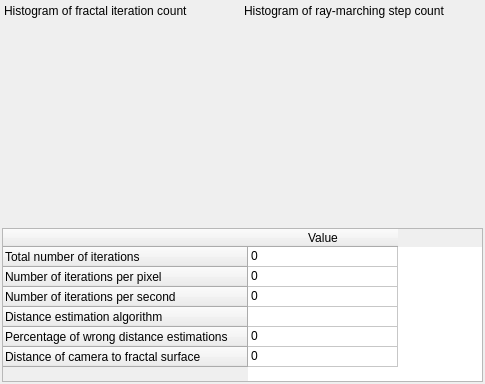
<?xml version="1.0" encoding="UTF-8"?>
<ui version="4.0">
 <class>cDockStatistics</class>
 <widget class="QWidget" name="cDockStatistics">
  <property name="geometry">
   <rect>
    <x>0</x>
    <y>0</y>
    <width>485</width>
    <height>384</height>
   </rect>
  </property>
  <property name="windowTitle">
   <string>Form</string>
  </property>
  <layout class="QVBoxLayout" name="verticalLayout" stretch="1,0">
   <property name="leftMargin">
    <number>2</number>
   </property>
   <property name="topMargin">
    <number>2</number>
   </property>
   <property name="rightMargin">
    <number>2</number>
   </property>
   <property name="bottomMargin">
    <number>2</number>
   </property>
   <item>
    <layout class="QHBoxLayout" name="horizontalLayout_17">
     <property name="spacing">
      <number>2</number>
     </property>
     <property name="leftMargin">
      <number>2</number>
     </property>
     <property name="topMargin">
      <number>2</number>
     </property>
     <property name="rightMargin">
      <number>2</number>
     </property>
     <property name="bottomMargin">
      <number>2</number>
     </property>
     <item>
      <layout class="QVBoxLayout" name="verticalLayout_histogram_iter">
       <item>
        <widget class="QLabel" name="label_hist_iter">
         <property name="sizePolicy">
          <sizepolicy hsizetype="Preferred" vsizetype="Maximum">
           <horstretch>0</horstretch>
           <verstretch>0</verstretch>
          </sizepolicy>
         </property>
         <property name="text">
          <string>Histogram of fractal iteration count</string>
         </property>
        </widget>
       </item>
       <item>
        <widget class="MyHistogramLabel" name="label_histogram_iter">
         <property name="sizePolicy">
          <sizepolicy hsizetype="Preferred" vsizetype="Expanding">
           <horstretch>0</horstretch>
           <verstretch>0</verstretch>
          </sizepolicy>
         </property>
         <property name="minimumSize">
          <size>
           <width>0</width>
           <height>40</height>
          </size>
         </property>
        </widget>
       </item>
      </layout>
     </item>
     <item>
      <layout class="QVBoxLayout" name="verticalLayout_histogram_de">
       <item>
        <widget class="QLabel" name="label_hist_de">
         <property name="sizePolicy">
          <sizepolicy hsizetype="Preferred" vsizetype="Maximum">
           <horstretch>0</horstretch>
           <verstretch>0</verstretch>
          </sizepolicy>
         </property>
         <property name="minimumSize">
          <size>
           <width>0</width>
           <height>0</height>
          </size>
         </property>
         <property name="text">
          <string>Histogram of ray-marching step count</string>
         </property>
        </widget>
       </item>
       <item>
        <widget class="MyHistogramLabel" name="label_histogram_de">
         <property name="sizePolicy">
          <sizepolicy hsizetype="Preferred" vsizetype="Expanding">
           <horstretch>0</horstretch>
           <verstretch>0</verstretch>
          </sizepolicy>
         </property>
         <property name="minimumSize">
          <size>
           <width>0</width>
           <height>40</height>
          </size>
         </property>
        </widget>
       </item>
      </layout>
     </item>
    </layout>
   </item>
   <item>
    <widget class="QTableWidget" name="tableWidget_statistics">
     <property name="sizePolicy">
      <sizepolicy hsizetype="Expanding" vsizetype="MinimumExpanding">
       <horstretch>0</horstretch>
       <verstretch>0</verstretch>
      </sizepolicy>
     </property>
     <property name="sizeAdjustPolicy">
      <enum>QAbstractScrollArea::AdjustToContents</enum>
     </property>
     <property name="showGrid">
      <bool>true</bool>
     </property>
     <attribute name="horizontalHeaderDefaultSectionSize">
      <number>150</number>
     </attribute>
     <attribute name="horizontalHeaderMinimumSectionSize">
      <number>14</number>
     </attribute>
     <attribute name="verticalHeaderCascadingSectionResizes">
      <bool>false</bool>
     </attribute>
     <attribute name="verticalHeaderDefaultSectionSize">
      <number>20</number>
     </attribute>
     <attribute name="verticalHeaderMinimumSectionSize">
      <number>14</number>
     </attribute>
     <row>
      <property name="text">
       <string>Total number of iterations</string>
      </property>
     </row>
     <row>
      <property name="text">
       <string>Number of iterations per pixel</string>
      </property>
     </row>
     <row>
      <property name="text">
       <string>Number of iterations per second</string>
      </property>
     </row>
     <row>
      <property name="text">
       <string>Distance estimation algorithm</string>
      </property>
     </row>
     <row>
      <property name="text">
       <string>Percentage of wrong distance estimations</string>
      </property>
     </row>
     <row>
      <property name="text">
       <string>Distance of camera to fractal surface</string>
      </property>
     </row>
     <column>
      <property name="text">
       <string>Value</string>
      </property>
     </column>
     <item row="0" column="0">
      <property name="text">
       <string>0</string>
      </property>
     </item>
     <item row="1" column="0">
      <property name="text">
       <string>0</string>
      </property>
     </item>
     <item row="2" column="0">
      <property name="text">
       <string>0</string>
      </property>
     </item>
     <item row="3" column="0">
      <property name="text">
       <string/>
      </property>
     </item>
     <item row="4" column="0">
      <property name="text">
       <string>0</string>
      </property>
     </item>
     <item row="5" column="0">
      <property name="text">
       <string>0</string>
      </property>
     </item>
    </widget>
   </item>
  </layout>
 </widget>
 <customwidgets>
  <customwidget>
   <class>MyHistogramLabel</class>
   <extends>QLabel</extends>
   <header>my_histogram_label.h</header>
  </customwidget>
 </customwidgets>
 <resources/>
 <connections/>
</ui>
